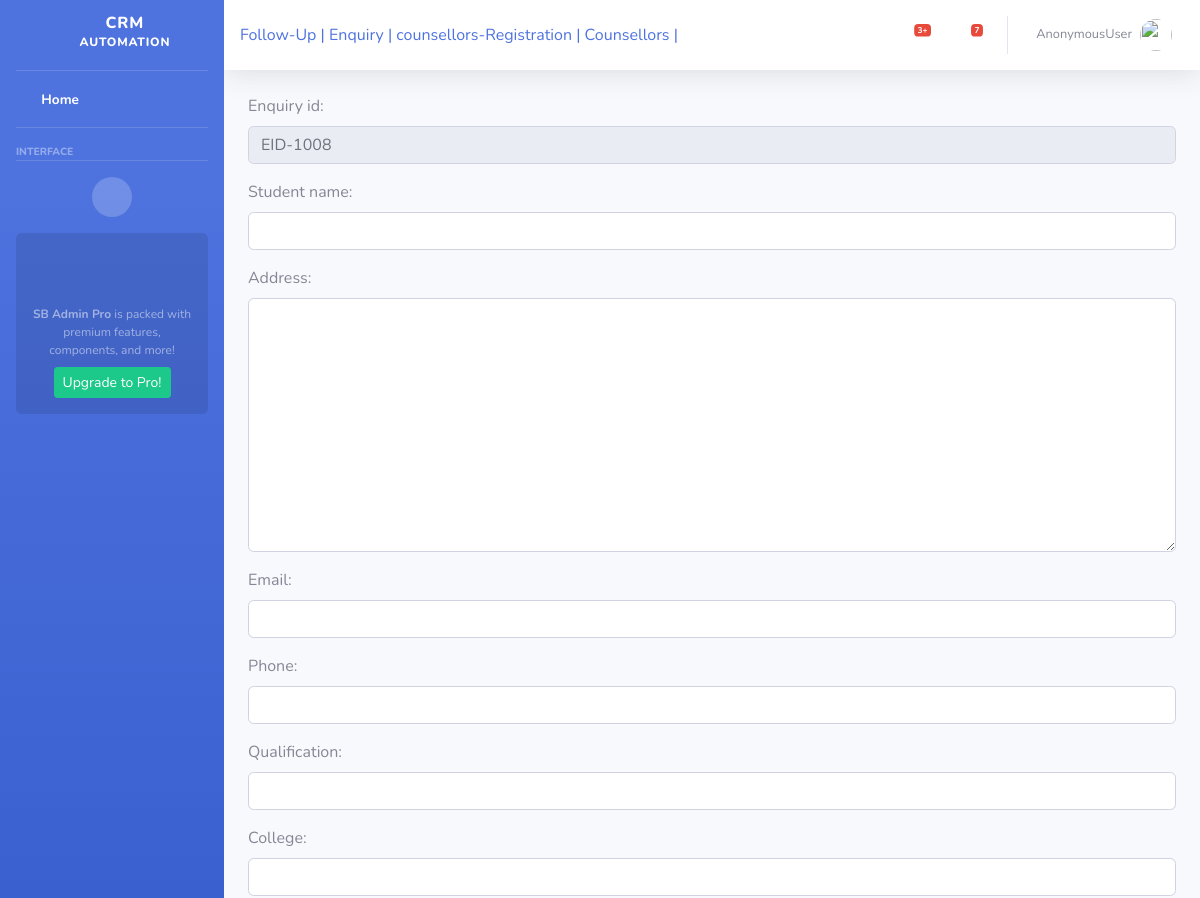
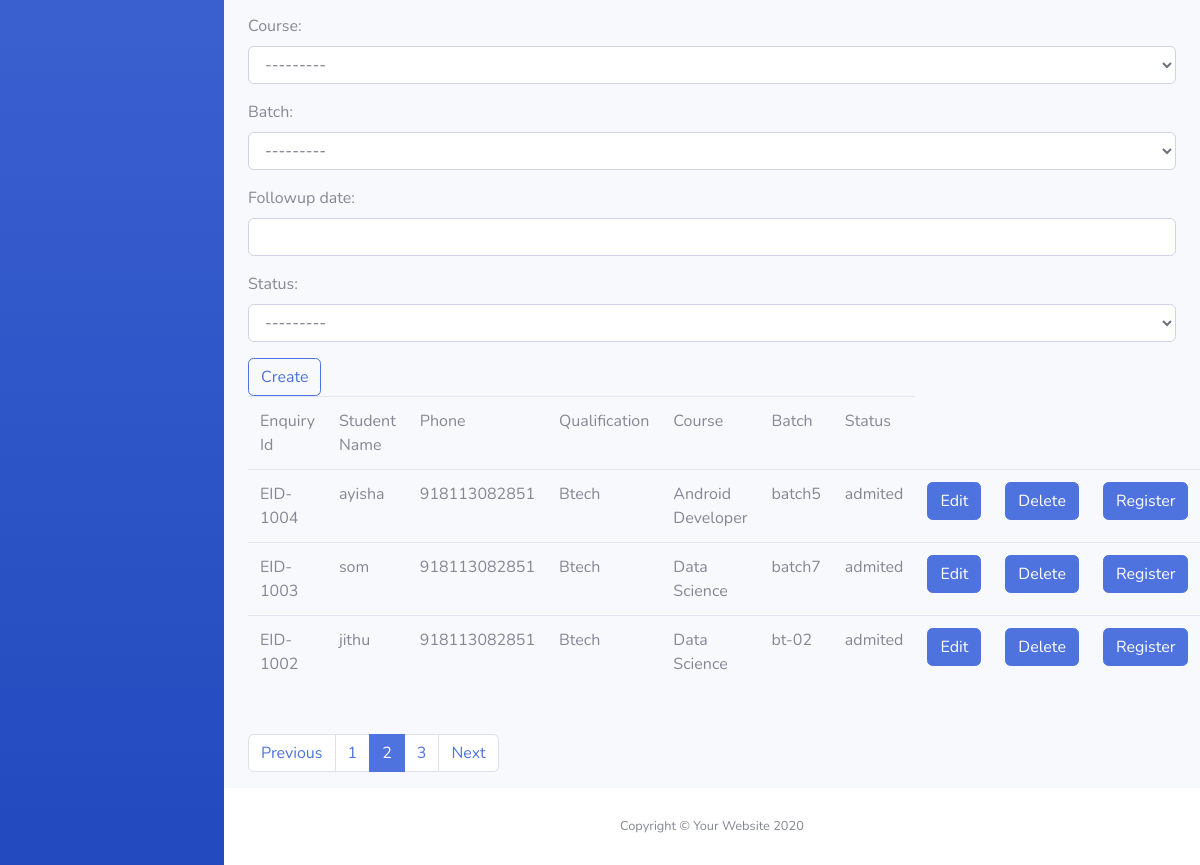
Page /crm/enquiry?page=2 on the committed database (2 pictures, top to bottom).
### crmapp/models.py (models this page shows, shortened)
class Enquiry(models.Model):
    enquiry_id = models.CharField(max_length=20, unique=True)
    student_name = models.CharField(max_length=20)
    address = models.TextField()
    email = models.EmailField(max_length=50)
    phone = models.IntegerField(max_length=20)
    qualification = models.CharField(max_length=50)
    college = models.CharField(max_length=100)
    course = models.ForeignKey(Course, on_delete=models.CASCADE)
    batch = models.ForeignKey(Batch, on_delete=models.CASCADE)
    followup_date = models.DateField()
    choices = (('admited', 'admited'), ('not admited','not admited'))
    status = models.CharField(max_length=20, choices=choices)

class Course(models.Model):
    course_name = models.CharField(max_length=20, unique=True)
    course_duration = models.CharField(max_length=20)
    def __str__(self):
        return self.course_name

class Batch(models.Model):
    batch_code = models.CharField(max_length=20, unique=True)
    course_name = models.ForeignKey(Course, on_delete=models.CASCADE)
    start_date = models.DateField()
    fees = models.IntegerField()
    choices = (('yet to begin', 'yet to begin'), ('in progress', 'in progress'), ('completed', 'completed'))
    status = models.CharField(max_length=20, choices=choices)
    def __str__(self):
        return self.batch_code

### crmapp/views.py (the view, shortened to what this page needs)
# urls.py: path('enquiry', Enquiry_Creation.as_view(), name='enquiry'),
class Enquiry_Creation(TemplateView):
    model = Enquiry
    form_class = EnquiryCreateForm
    template_name = 'crmapp/cs_student_enquiry.html'
    def get(self, request, *args, **kwargs):
        enquiry = self.model.objects.last()
        if enquiry:
            last_eid = enquiry.enquiry_id
            lst = int(last_eid.split('-')[1]) + 1
            eid = 'EID-' + str(lst)
        else:
            eid = 'EID-1000'
        form = self.form_class(initial={'enquiry_id': eid})
        students = Enquiry.objects.all()[::-1]
        paginator = Paginator(students, 3)
        page_number = request.GET.get('page')
        page_obj = paginator.get_page(page_number)
        self.context = {
            "form":form,
            "page_obj": page_obj
        }
        return render(request, self.template_name, self.context)

### crmapp/templates/crmapp/cs_student_enquiry.html (shortened to what this page needs)
{% extends 'crmapp/cs_base.html' %}
{% block body_block %}
<form method="post"id="EnquiryForm" data-course-url="{% url 'ajax_load_course' %}">
    {{ form.as_p }}
    <input type="submit" class="btn btn-outline-primary" value="Create">
</form>
<table class="table">
    <tr>
        <td>Enquiry Id</td>
        <td>Student Name</td>
        <td>Phone</td>
         <td>Qualification</td>
        <td>Course</td>
        <td>Batch</td>
        <td>Status</td>
    </tr>
    {% for s in page_obj %}
    <tr>
        <td>{{ s.enquiry_id }}</td>
        <td>{{ s.student_name }}</td>
          <td>{{ s.phone }}</td>
         <td>{{ s.qualification }}</td>
          <td>{{ s.course }}</td>
        <td>{{ s.batch }}</td>
        <td>{{ s.status }}</td>
         <td><a href="{% url 'enquiry_edit' s.id %}" class="btn btn-primary btn-block">Edit</a> </td>
        <td><a href="{% url 'enquiry_delete' s.id %}" class="btn btn-primary btn-block">Delete</a> </td>
            {% if s.status == "admited" %}
         <td><a href="{% url 'admission' s.id %}" class="btn btn-primary btn-block">Register</a> </td>
        {% endif %}
    </tr>
    {% endfor %}
</table>
 <nav aria-label="..." style="margin-top: 5%;">
  <ul class="pagination">
      {% if page_obj.has_previous %}
       <li class="page-item">
        <a class="page-link" href="?page={{ page_obj.previous_page_number }}">Previous</a>
       </li>
      {% else %}
      <li class="page-item disabled">
      <a class="page-link" href="#" tabindex="-1" aria-disabled="true">Previous</a>
      </li>
      {% endif %}
      {% for i in page_obj.paginator.page_range %}
      {% if i == page_obj.number %}
      <li class="page-item active"><a class="page-link">{{i}}</a></li>
      {% else %}
      <li class="page-item"><a class="page-link" href="?page={{ i }}">{{i}}</a></li>
      {% endif %}
      {% endfor %}
      {% if page_obj.has_next %}
      <li class="page-item">
      <a class="page-link" href="?page={{ page_obj.next_page_number }}">Next</a>
      </li>
      {% else %}
      <li class="page-item disabled">
      <a class="page-link" href="#" tabindex="-1" aria-disabled="true">Next</a>
      </li>
      {% endif %}
  </ul>
</nav>
{% endblock %}

### rows in the picture
Enquiry: enquiry_id "EID-1004", student_name "ayisha", phone "918113082851", qualification "Btech", course "Android Developer", batch "batch5", status "admited", shows "Register"
Enquiry: enquiry_id "EID-1003", student_name "som", phone "918113082851", qualification "Btech", course "Data Science", batch "batch7", status "admited", shows "Register"
Enquiry: enquiry_id "EID-1002", student_name "jithu", phone "918113082851", qualification "Btech", course "Data Science", batch "bt-02", status "admited", shows "Register"

### other values in the picture
{{ request.user }} "AnonymousUser"
{{ i }} "1" "3"
{{ i }} "2"
